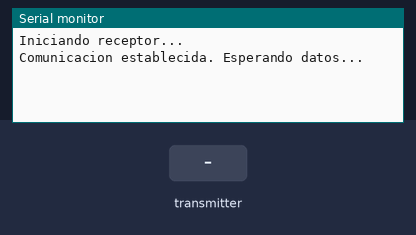
Bench run of a sketch on a simulated Arduino Uno, built for the host (arithmetic inside an expression is 32-bit, double 64-bit). Parts: the last lines printed to the serial monitor. The inputs (shaded band) are chosen by the test bench. No radio packets arrive unless stated.

Above: at 1.2 s.
1.3 s: the transmitter starts sending distancia = 0
At 1.37 s:
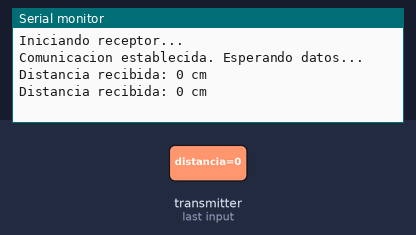
3.2 s: the transmitter starts sending distancia = 256
At 3.22 s:
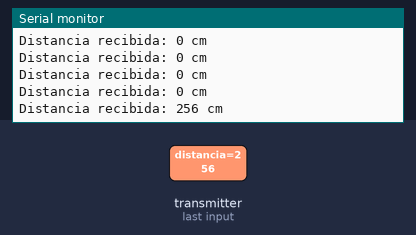

The sketch:

Codigo_ReceptorSU.ino
```cpp
#include <SPI.h>
#include <RF24.h>

#define CE_PIN 4
#define CSN_PIN 5

RF24 radio(CE_PIN, CSN_PIN);

const byte direccion[6] = "00001";

void setup() {

  Serial.begin(115200);

  Serial.println("Iniciando receptor...");

  SPI.begin(18,19,23,5);

  if (!radio.begin()) {
    Serial.println("NRF24L01 no detectado");
    while (1);
  }

  radio.setChannel(108);
  radio.setPALevel(RF24_PA_LOW);
  radio.setDataRate(RF24_250KBPS);

  radio.openReadingPipe(0, direccion);
  radio.startListening();

  Serial.println("Comunicacion establecida. Esperando datos...");
}

void loop() {

  if (radio.available()) {

    long distancia;

    radio.read(&distancia, sizeof(distancia));

    Serial.print("Distancia recibida: ");
    Serial.print(distancia);
    Serial.println(" cm");
  }

}
```

Measured:
- after the input at 1.3 s, the serial monitor: prints a new line at once (image 1)
- after the input at 3.2 s, the serial monitor: prints a new line at once (image 2)
